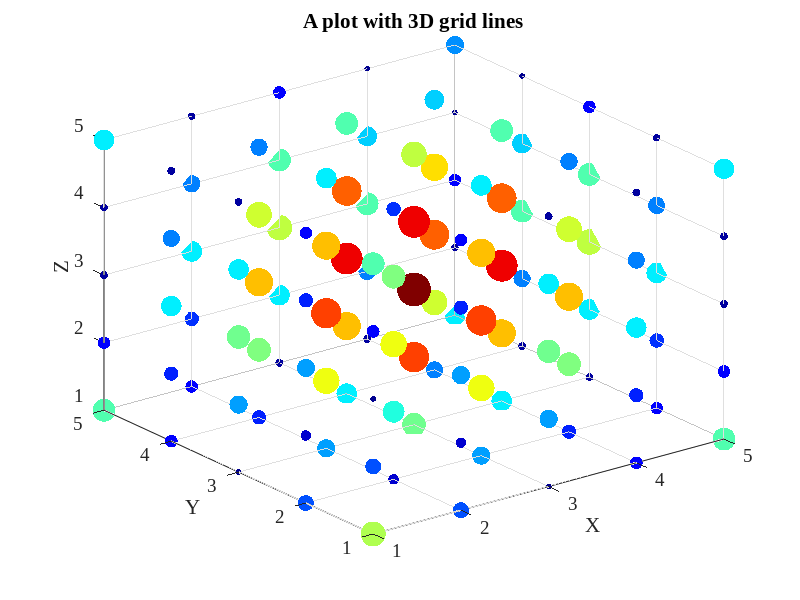

Recreate this plot in MATLAB. (Note: this script raises an error after producing the figure.)
clear, clc, close all

% prepare the data
x = 1:5;   
y = 1:5;  
z = 1:5;   
[X, Y, Z] = meshgrid(x, y, z);  
data = abs(cos(X) + cos(Y) + cos(Z));   

% plot the data
figure(1)
scatter3(X(:), Y(:), Z(:), 200*data(:), data(:), 'filled')
colormap jet
set(gca, 'FontName', 'Times New Roman', 'FontSize', 14)
xlabel('X')
ylabel('Y')
zlabel('Z')
title('A plot with 3D grid lines')

% form a 3D grid
grid3(X, Y, Z)

% Note: rotate the figure in order to 
% get a full notion of the 3D grid.